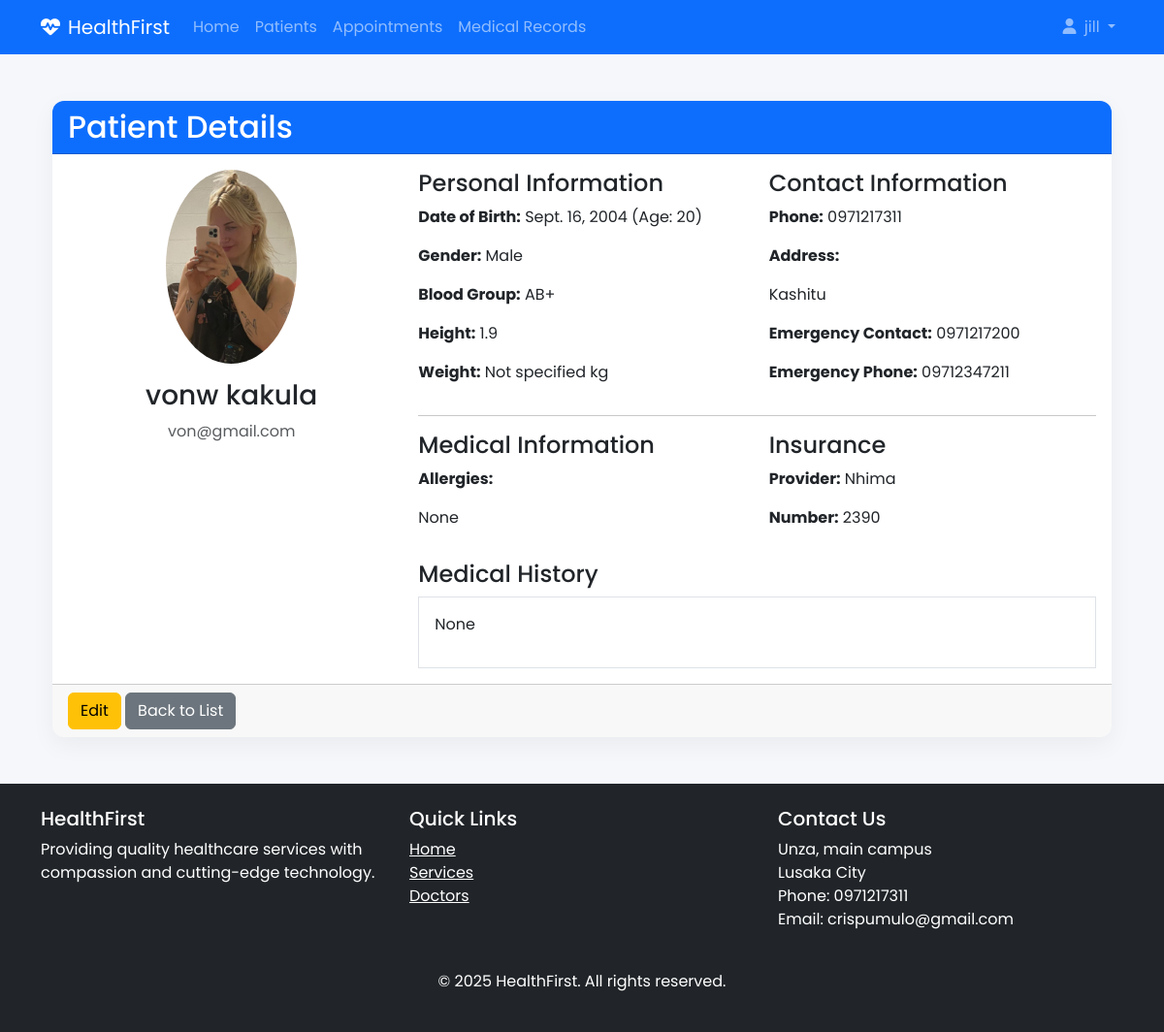
The app's page /patients/6/ (signed in) with its own data.
### accounts/models.py (models this page shows, shortened)
class User(AbstractUser):
    USER_TYPE_CHOICES = (
        ('admin', 'Administrator'),
        ('doctor', 'Doctor'),
        ('staff', 'Staff'),
        ('patient', 'Patient'),
    )
    user_type = models.CharField(max_length=10, choices=USER_TYPE_CHOICES, default='staff')
    profile_picture = models.ImageField(upload_to='profile_pics/', blank=True, null=True)
    phone = models.CharField(max_length=20, blank=True, null=True)
    address = models.TextField(blank=True, null=True)

### patients/models.py (models this page shows, shortened)
class Patient(models.Model):
    GENDER_CHOICES = (
        ('M', 'Male'),
        ('F', 'Female'),
        ('O', 'Other'),
    )
    BLOOD_GROUP_CHOICES = (
        ('A+', 'A+'),
        ('A-', 'A-'),
        ('B+', 'B+'),
        ('B-', 'B-'),
        ('AB+', 'AB+'),
        ('AB-', 'AB-'),
        ('O+', 'O+'),
        ('O-', 'O-'),
    )
    user = models.OneToOneField(User, on_delete=models.CASCADE, related_name='patient_profile')
    date_of_birth = models.DateField(null=True, blank=True)
    gender = models.CharField(max_length=1, choices=GENDER_CHOICES, null=True, blank=True)
    blood_group = models.CharField(max_length=5, choices=BLOOD_GROUP_CHOICES, blank=True, null=True)
    height = models.CharField(max_length=10, blank=True, null=True)
    weight = models.DecimalField(max_digits=5, decimal_places=2, blank=True, null=True)
    allergies = models.TextField(blank=True, null=True)
    medical_history = models.TextField(blank=True, null=True)
    emergency_contact = models.CharField(max_length=100, blank=True, null=True)
    emergency_phone = models.CharField(max_length=20, blank=True, null=True)
    insurance_provider = models.CharField(max_length=100, blank=True, null=True)
    insurance_number = models.CharField(max_length=50, blank=True, null=True)
    created_at = models.DateTimeField(default=timezone.now)
    @property
    def age(self):
        if self.date_of_birth:
            import datetime
            return int((datetime.date.today() - self.date_of_birth).days / 365.25)
        return None

### patients/views.py (the view)
# urls.py: path('<int:pk>/', views.patient_detail, name='patient_detail'),
def patient_detail(request, pk):
    patient = Patient.objects.get(user_id=pk)
    if not (request.user == patient.user or is_admin_or_staff(request.user)):
        return redirect('home')
    context = {'patient': patient}
    return render(request, 'patients/detail.html', context)

### patients/views.py (called while the page is built)
def is_admin_or_staff(user):
    return user.is_authenticated and (user.user_type in ['admin', 'staff'] or user.is_superuser)

### patients/templates/patients/detail.html
{% extends 'accounts/base.html' %}
{% block content %}
<div class="container">
    <div class="card my-4">
        <div class="card-header bg-primary text-white">
            <h2 class="mb-0">Patient Details</h2>
        </div>
        <div class="card-body">
            <div class="row">
                <div class="col-md-4 text-center">
                    {% if patient.user.profile_picture %}
                    <img src="{{ patient.user.profile_picture.url }}" class="img-fluid rounded-circle mb-3" style="max-height: 200px;">
                    {% else %}
                    <div class="bg-light rounded-circle d-flex align-items-center justify-content-center mb-3" style="width: 200px; height: 200px; margin: 0 auto;">
                        <span class="text-muted">No photo</span>
                    </div>
                    {% endif %}
                    <h3>{{ patient.user.get_full_name }}</h3>
                    <p class="text-muted">{{ patient.user.email }}</p>
                </div>
                <div class="col-md-8">
                    <div class="row">
                        <div class="col-md-6">
                            <h4>Personal Information</h4>
                            <p><strong>Date of Birth:</strong> {{ patient.date_of_birth }} (Age: {{ patient.age }})</p>
                            <p><strong>Gender:</strong> {{ patient.get_gender_display }}</p>
                            <p><strong>Blood Group:</strong> {{ patient.blood_group|default:"Not specified" }}</p>
                            <p><strong>Height:</strong> {{ patient.height|default:"Not specified" }}</p>
                            <p><strong>Weight:</strong> {{ patient.weight|default:"Not specified" }} kg</p>
                        </div>
                        <div class="col-md-6">
                            <h4>Contact Information</h4>
                            <p><strong>Phone:</strong> {{ patient.user.phone|default:"Not specified" }}</p>
                            <p><strong>Address:</strong> {{ patient.user.address|default:"Not specified"|linebreaks }}</p>
                            <p><strong>Emergency Contact:</strong> {{ patient.emergency_contact|default:"Not specified" }}</p>
                            <p><strong>Emergency Phone:</strong> {{ patient.emergency_phone|default:"Not specified" }}</p>
                        </div>
                    </div>
                    <hr>
                    <div class="row">
                        <div class="col-md-6">
                            <h4>Medical Information</h4>
                            <p><strong>Allergies:</strong> {{ patient.allergies|default:"None"|linebreaks }}</p>
                        </div>
                        <div class="col-md-6">
                            <h4>Insurance</h4>
                            <p><strong>Provider:</strong> {{ patient.insurance_provider|default:"Not specified" }}</p>
                            <p><strong>Number:</strong> {{ patient.insurance_number|default:"Not specified" }}</p>
                        </div>
                    </div>
                    <div class="row mt-3">
                        <div class="col-12">
                            <h4>Medical History</h4>
                            <div class="border p-3">
                                {{ patient.medical_history|default:"No medical history recorded"|linebreaks }}
                            </div>
                        </div>
                    </div>
                </div>
            </div>
        </div>
        <div class="card-footer">
            <a href="{% url 'patients:patient_update' patient.user_id %}" class="btn btn-warning">Edit</a>
            <a href="{% url 'patients:patient_list' %}" class="btn btn-secondary">Back to List</a>
        </div>
    </div>
</div>
{% endblock %}

### accounts/templates/accounts/base.html (shortened to what this page needs)
<!DOCTYPE html>
{% load static %}
<html lang="en">
<head>
    <link href="https://cdn.jsdelivr.net/npm/bootstrap@5.3.0/dist/css/bootstrap.min.css" rel="stylesheet">
    <link rel="stylesheet" href="https://cdnjs.cloudflare.com/ajax/libs/font-awesome/6.4.0/css/all.min.css">
    <link rel="stylesheet" href="{% static 'css/style.css' %}">
</head>
<body>
    <nav class="navbar navbar-expand-lg navbar-dark bg-primary sticky-top">
        <div class="container">
            <a class="navbar-brand" href="{% url 'home' %}">
                <i class="fas fa-heartbeat me-2"></i>HealthFirst
            </a>
            <div class="collapse navbar-collapse" id="navbarNav">
                <ul class="navbar-nav me-auto">
                    <li class="nav-item">
                        <a class="nav-link" href="{% url 'home' %}">Home</a>
                    </li>
                    {% if user.is_authenticated %}
                    <li class="nav-item">
                        <a class="nav-link" href="{% url 'patients:patient_list' %}">Patients</a>
                    </li>
                    <li class="nav-item">
                        <a class="nav-link" href="#">Appointments</a>
                    </li>
                    <li class="nav-item">
                        <a class="nav-link" href="#">Medical Records</a>
                    </li>
                    {% endif %}
                </ul>
                <ul class="navbar-nav ms-auto">
                    {% if user.is_authenticated %}
                    <li class="nav-item dropdown">
                        <a class="nav-link dropdown-toggle" href="#" id="navbarDropdown" role="button" data-bs-toggle="dropdown">
                            <i class="fas fa-user me-1"></i> {{ user.get_full_name|default:user.username }}
                        </a>
                    </li>
                    {% endif %}
                </ul>
            </div>
        </div>
    </nav>
    <main class="container my-5">
        {% block content %}{% endblock %}
    </main>
    <footer class="bg-dark text-white py-4">
        <div class="container">
            <div class="row">
                <div class="col-md-4 mb-4">
                    <h5>HealthFirst</h5>
                    <p>Providing quality healthcare services with compassion and cutting-edge technology.</p>
                </div>
                <div class="col-md-4 mb-4">
                    <h5>Quick Links</h5>
                    <ul class="list-unstyled">
                        <li><a href="{% url 'home' %}" class="text-white">Home</a></li>
                        <li><a href="#" class="text-white">Services</a></li>
                        <li><a href="#" class="text-white">Doctors</a></li>
                    </ul>
                </div>
                <div class="col-md-4">
                    <h5>Contact Us</h5>
                    <address>
                        Unza, main campus<br>
                        Lusaka City<br>
                        Phone: 0971217311<br>
                        Email: crispumulo@gmail.com
                    </address>
                </div>
            </div>
            <div class="text-center mt-4">
                <p>&copy; 2025 HealthFirst. All rights reserved.</p>
            </div>
        </div>
    </footer>
</body>
</html>

### accounts/static/css/style.css (style rules this page uses)
:root { --primary: #1a73e8; --primary-dark: #0d47a1; --secondary: #00c853; --light: #f8f9fa; --dark: #212529; --gray: #6c757d; --light-gray: #e9ecef; --danger: #ff5252; --warning: #ffc107; }
body { font-family: 'Poppins', sans-serif; background-color: #f5f7fb; color: var(--dark); }
.card { border-radius: 15px; overflow: hidden; box-shadow: 0 5px 15px rgba(0,0,0,0.05); transition: all 0.3s ease; margin-bottom: 25px; }
.card { border: none; border-radius: 0.75rem; box-shadow: 0 0.5rem 1.5rem rgba(0, 0, 0, 0.05); transition: all 0.3s ease; }

### records on screen
User: get_full_name "jill"
Patient: user.profile_picture (picture), user.get_full_name "vonw kakula", user.email "von@gmail.com", date_of_birth "Sept. 16, 2004", age "20", gender "Male", blood_group "AB+", height "1.9", weight "Not specified", user.phone "0971217311", user.address "Kashitu", emergency_contact "0971217200", emergency_phone "09712347211", allergies "None", insurance_provider "Nhima", insurance_number "2390", medical_history "None"
